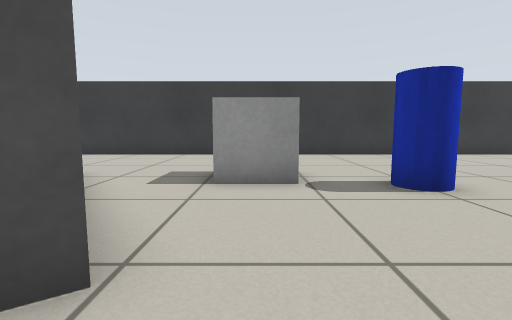
[1] (above)

19 first-person views from a walk through a world built for the Gazebo simulator. The camera is 0.5 m above the floor, tilts 6° down and sees 85° across. The floor is counted in squares, 0.5 m on a side. Each view is taken from the middle of a square. On the plan, view 1 faces up. The plan holds only what a view shows up to about 11 squares ahead; the rest is blank.

[2]
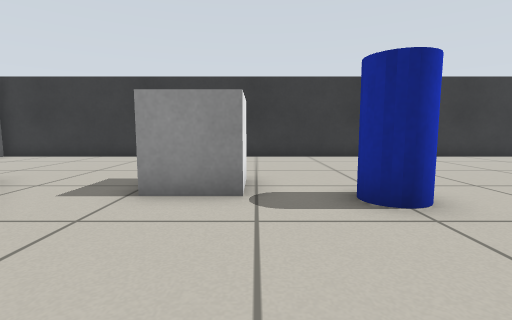

[3]
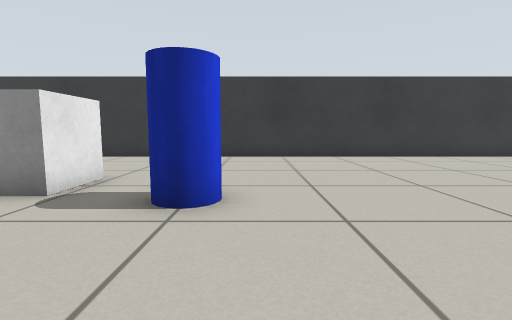

[4]
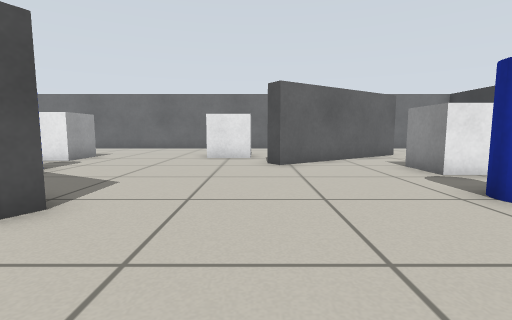

[5]
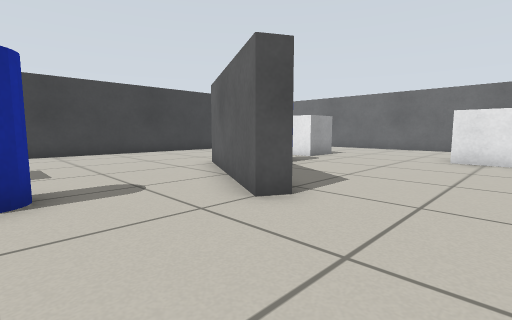

[6]
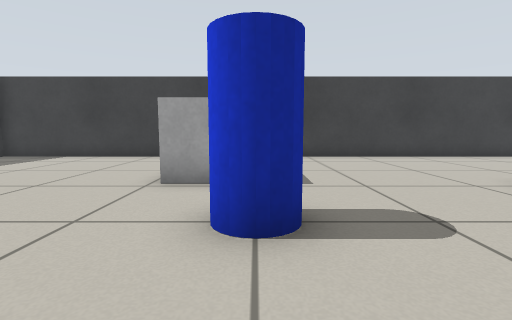

[7]
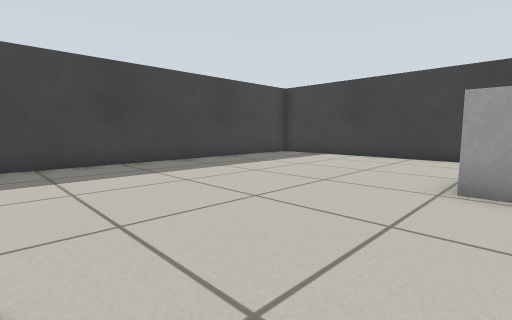

[8]
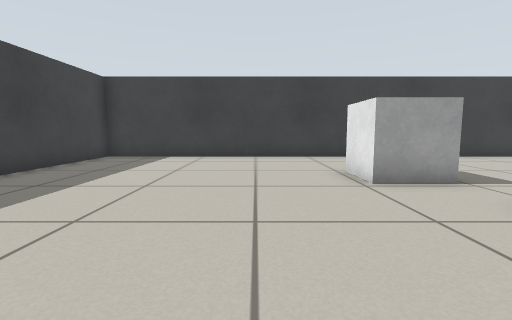

[9]
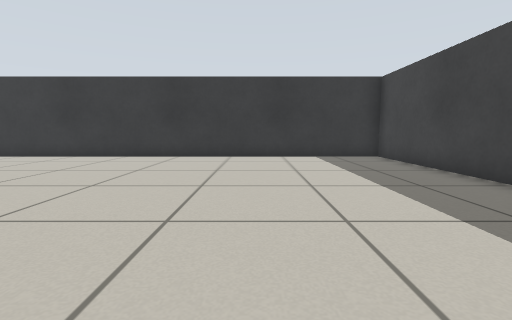

[10]
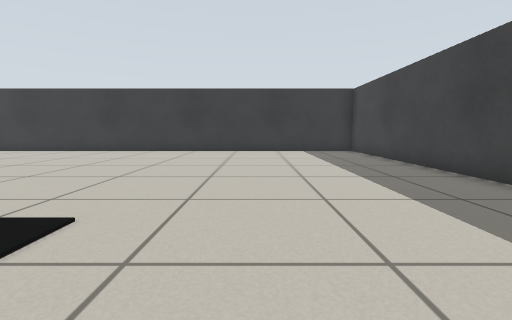

[11]
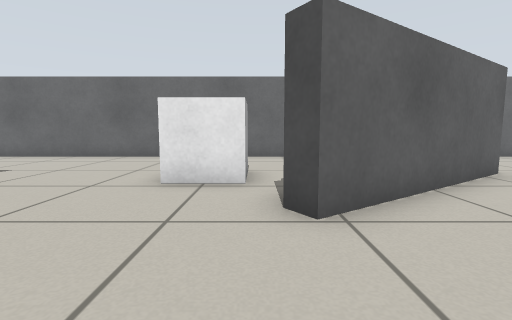

[12]
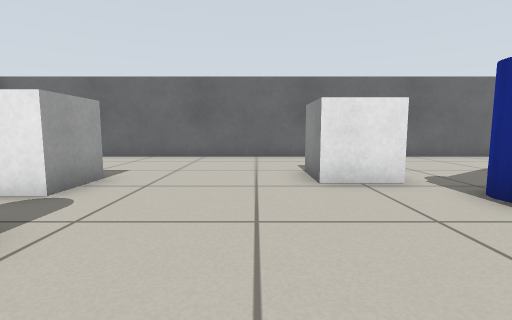

[13]
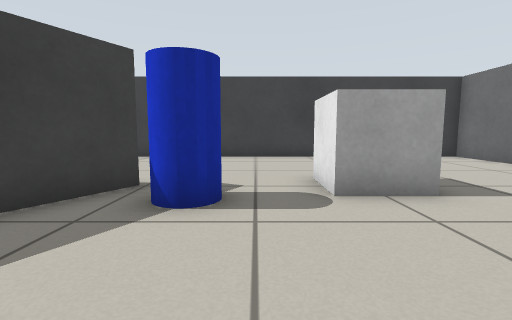

[14]
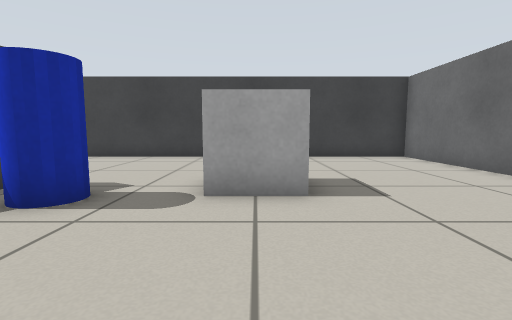

[15]
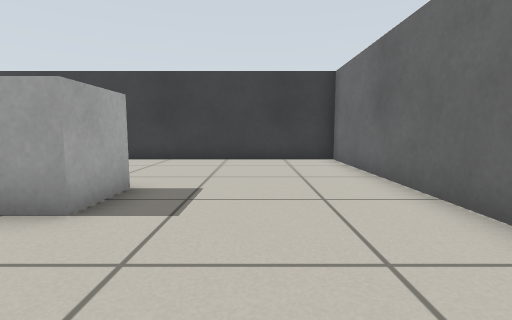

[16]
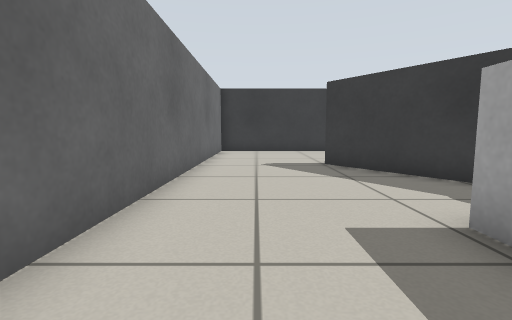

[17]
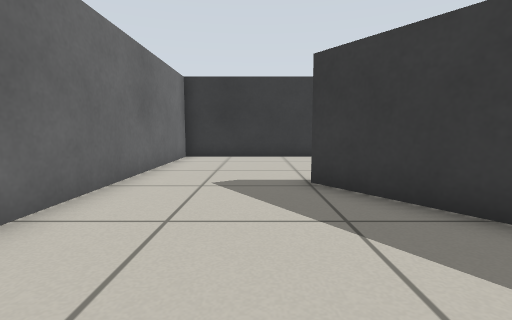

[18]
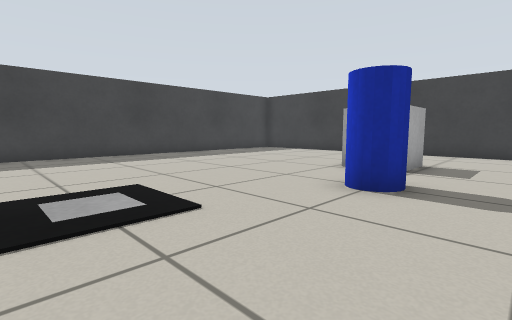

[19]
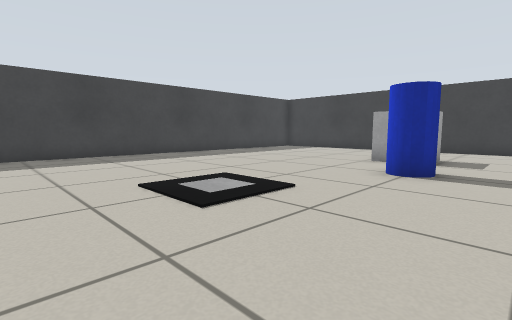

### Floor plan
Key: @ floor where view 1 was taken; # wall or solid block; . floor; B white box; C blue cylinder.
Columns run from 9 left of view 1 to 17 right of it. Each row starts with its distance up from view 1.
 12 ###########################
 11 #.........................#
 10 #.........................#
  9 #.........................#
  8 #.........................#
  7 #........B................#
  6 #....#..B B...............#
  5 #....#...B..C.............#
  4 #....##...................#
  3 #.....##..................#
  2 #......C..................#
  1 #....B....................#
  0 #...B B..@................#
 -1 #....B....................#
 -2 #...........##............#
 -3 #...........#.............#
 -4 #..........##...C.........#
 -5 #.....B..C.#..............#
 -6 #....B B...#.....B........#
 -7 #..... .........B B.......#
 -8 #................ ........#
 -9 #.........................#
-10 #.........................#
-11 #.........................#
-12 ###########################

Where each view was taken, in squares from view 1:
view 1: 0 up, 0 right, facing up
view 2: 1 up, 1 right, facing up
view 3: 1 up, 4 right, facing up
view 4: 1 up, 7 right, facing left
view 5: 1 up, 7 right, facing down-left
view 6: 1 down, 7 right, facing down
view 7: 1 down, 8 right, facing down-right
view 8: 1 down, 11 right, facing down
view 9: 1 up, 12 right, facing up
view 10: 2 down, 12 right, facing up
view 11: 1 up, 2 right, facing left
view 12: 2 down, 2 right, facing left
view 13: 1 down, 1 left, facing down
view 14: 1 down, 3 left, facing down
view 15: 2 down, 6 left, facing down
view 16: 2 down, 7 left, facing up
view 17: 1 up, 6 left, facing up
view 18: 1 up, 5 right, facing down-right
view 19: 3 up, 5 right, facing down-right
